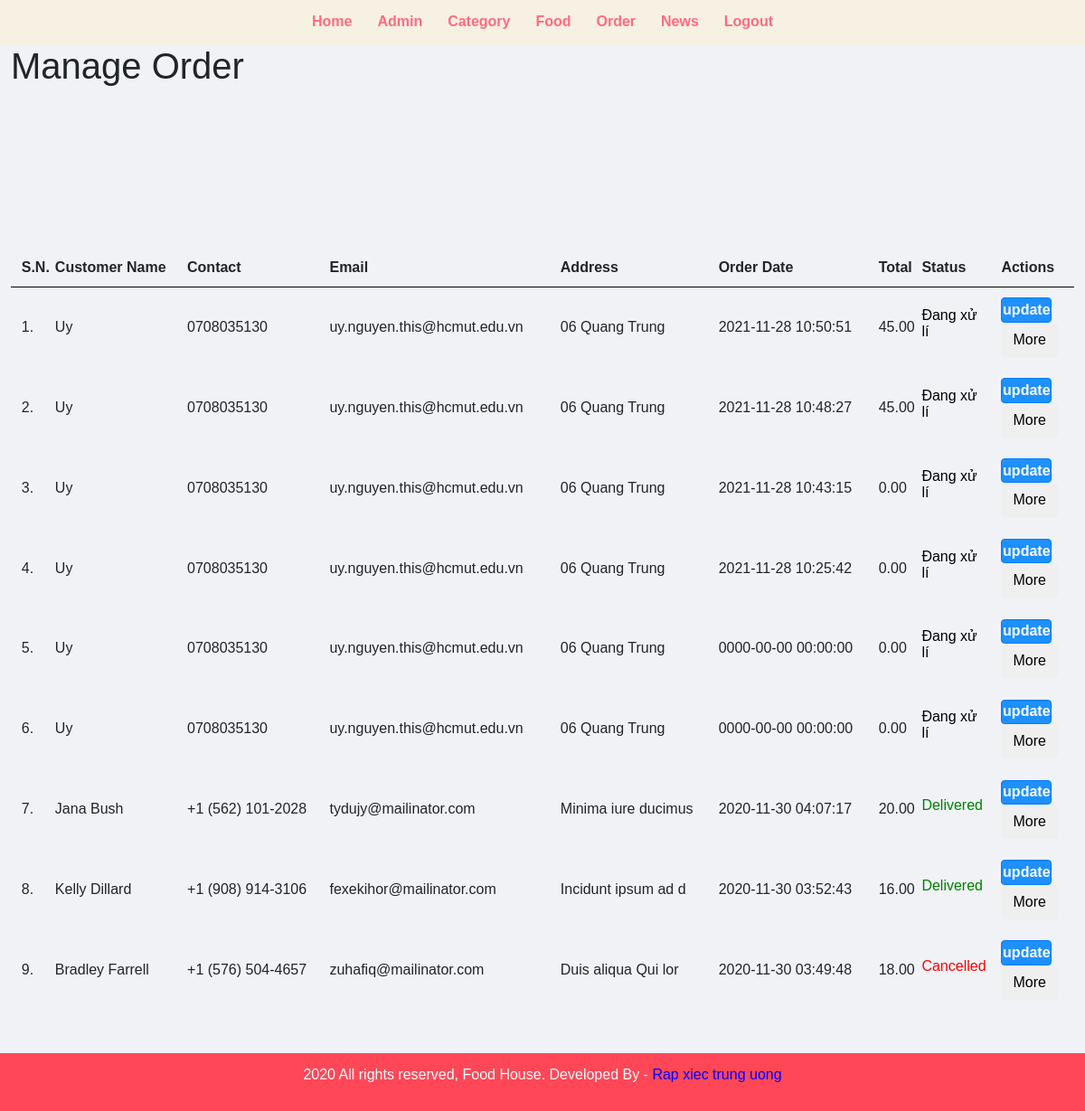
Page /view/admin/manage-order.php (signed in) on the earlier database version.
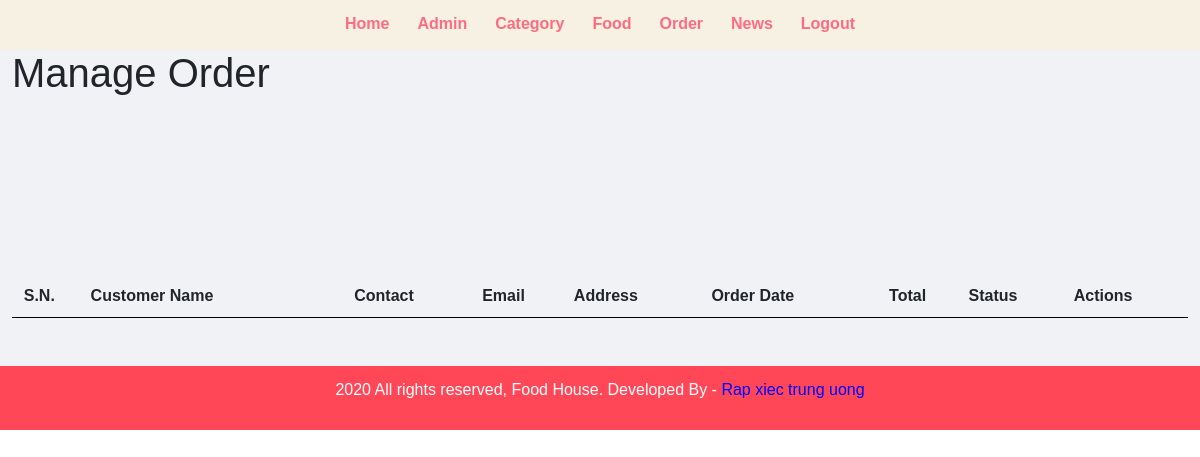
Same page on the later database version.
### tables this page shows
CREATE TABLE `tbl_order` (
  `id` int(10) UNSIGNED NOT NULL,
  `total` decimal(10,2) NOT NULL,
  `order_date` datetime NOT NULL,
  `status` varchar(50) NOT NULL,
  `customer_name` varchar(150) NOT NULL,
  `customer_contact` varchar(20) NOT NULL,
  `customer_email` varchar(150) NOT NULL,
  `customer_address` varchar(255) NOT NULL
);

### view/admin/manage-order.php (the view, shortened to what the changed rows need)
<?php include('partials/menu.php'); ?>
<div class="main-content">
    <div class="wrapper">
        <h1>Manage Order</h1>
                <br /><br /><br />
                <br><br>
                <table class="tbl-full">
                    <tr>
                        <th>S.N.</th>
                        <th>Customer Name</th>
                        <th>Contact</th>
                        <th>Email</th>
                        <th>Address</th>
                        <th>Order Date</th>
                        <th>Total</th>
                        <th>Status</th>
                        <th>Actions</th>
                    </tr>
                    <?php
                        $sql = "SELECT * FROM tbl_order ORDER BY id DESC";
                        $res = mysqli_query($conn, $sql);
                        $count = mysqli_num_rows($res);
                        $sn = 1;
                        if($count>0)
                        {
                            while($row=mysqli_fetch_assoc($res))
                            {
                                $id = $row['id'];
                                $customer_name = $row['customer_name'];
                                $customer_contact = $row['customer_contact'];
                                $customer_email = $row['customer_email'];
                                $customer_address = $row['customer_address'];
                                $order_date = $row['order_date'];
                                $total = $row['total'];
                                $status = $row['status'];
                                if($status != "Completed"){
                                ?>
                                    <tr>
                                        <td><?php echo $sn++; ?>. </td>
                                        <td><?php echo $customer_name; ?></td>
                                        <td><?php echo $customer_contact; ?></td>
                                        <td><?php echo $customer_email; ?></td>
                                        <td><?php echo $customer_address; ?></td>
                                        <td><?php echo $order_date; ?></td>
                                        <td><?php echo $total; ?></td>
                                        <td>
                                            <?php
                                                if($status=="Ordered")
                                                {
                                                    echo "<label class='status_order'>$status</label>";
                                                }
                                                elseif($status=="On Delivery")
                                                {
                                                    echo "<label class='status_order' style='color: orange;'>$status</label>";
                                                }
                                                elseif($status=="Delivered")
                                                {
                                                    echo "<label class='status_order' style='color: green;'>$status</label>";
                                                }
                                                elseif($status=="Cancelled")
                                                {
                                                    echo "<label class='status_order' style='color: red;'>$status</label>";
                                                }
                                                else
                                                    echo "<label class='status_order' style='color: black;'>$status</label>";
                                            ?>
                                        </td>
                                        <td>
                                            <form class="editOrderForm">
                                                <button class="btn btn-primary" type="submit">update</button>
                                            </form>
                                            <button class="btn" data-toggle="modal" data-target="#Modal<?php echo $id;?>">More</button>
                                        </td>
                                    </tr>
                                    <div id="Modal<?php echo $id;?>" class="modal fade" role="dialog" aria-labelledby="myLargeModalLabel" >
                                        <div class="modal-dialog modal-lg">
                                            <div class="modal-content" style="width: 80%; margin: auto; margin-top: 50px;">
                                                    <div class="modal-body">
                                                         <?php
                                                            }
                                                        ?>
                                    </div></div></div></div>
                                <?php
                            }
                        }
                        else
                        {
                            echo "<tr><td colspan='12' class='error'>Orders not Available</td></tr>";
                        }
                    ?>
                </table>
    </div>
</div>
<?php include('partials/footer.php'); ?>

Differences in the rows shown:
no longer on this page (row edited): tbl_order: customer_name "Uy", customer_contact "0708035130", customer_email "uy.nguyen.this@hcmut.edu.vn", customer_address "06 Quang Trung", order_date "2021-11-28 10:50:51", total "45.00", status "Đang xử lí"
no longer on this page (row edited): tbl_order: customer_name "Uy", customer_contact "0708035130", customer_email "uy.nguyen.this@hcmut.edu.vn", customer_address "06 Quang Trung", order_date "2021-11-28 10:48:27", total "45.00", status "Đang xử lí"
no longer on this page (row edited): tbl_order: customer_name "Uy", customer_contact "0708035130", customer_email "uy.nguyen.this@hcmut.edu.vn", customer_address "06 Quang Trung", order_date "2021-11-28 10:43:15", total "0.00", status "Đang xử lí"
no longer on this page (row edited): tbl_order: customer_name "Uy", customer_contact "0708035130", customer_email "uy.nguyen.this@hcmut.edu.vn", customer_address "06 Quang Trung", order_date "2021-11-28 10:25:42", total "0.00", status "Đang xử lí"
no longer on this page (row edited): tbl_order: customer_name "Uy", customer_contact "0708035130", customer_email "uy.nguyen.this@hcmut.edu.vn", customer_address "06 Quang Trung", order_date "0000-00-00 00:00:00", total "0.00", status "Đang xử lí"
no longer on this page (row edited): tbl_order: customer_name "Uy", customer_contact "0708035130", customer_email "uy.nguyen.this@hcmut.edu.vn", customer_address "06 Quang Trung", order_date "0000-00-00 00:00:00", total "0.00", status "Đang xử lí"
no longer on this page (row edited): tbl_order: customer_name "Jana Bush", customer_contact "+1 (562) 101-2028", customer_email "tydujy@mailinator.com", customer_address "Minima iure ducimus", order_date "2020-11-30 04:07:17", total "20.00", status "Delivered"
no longer on this page (row edited): tbl_order: customer_name "Kelly Dillard", customer_contact "+1 (908) 914-3106", customer_email "fexekihor@mailinator.com", customer_address "Incidunt ipsum ad d", order_date "2020-11-30 03:52:43", total "16.00", status "Delivered"
no longer on this page (row edited): tbl_order: customer_name "Bradley Farrell", customer_contact "+1 (576) 504-4657", customer_email "zuhafiq@mailinator.com", customer_address "Duis aliqua Qui lor", order_date "2020-11-30 03:49:48", total "18.00", status "Cancelled"
